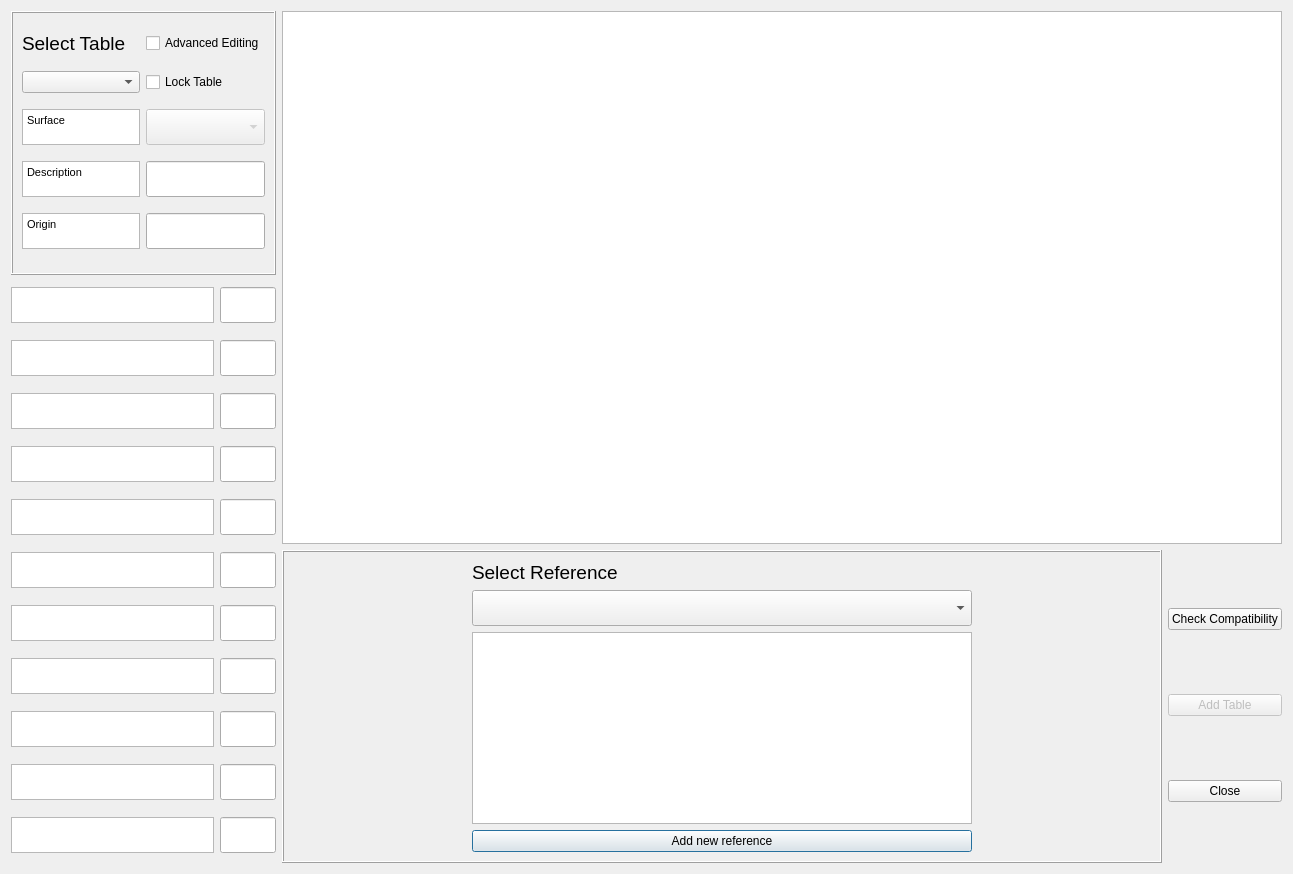
 <widget class="QDialog" name="urban_type_db_editorDialogBase">
  <property name="geometry">
   <rect>
    <x>0</x>
    <y>0</y>
    <width>1293</width>
    <height>874</height>
   </rect>
  </property>
  <property name="windowTitle">
   <string>Urban Type Database editor</string>
  </property>
  <layout class="QGridLayout" name="gridLayout_3">
   <item row="0" column="0">
    <widget class="QFrame" name="frame1">
     <property name="frameShape">
      <enum>QFrame::Box</enum>
     </property>
     <property name="frameShadow">
      <enum>QFrame::Raised</enum>
     </property>
     <layout class="QGridLayout" name="gridLayout_2">
      <item row="0" column="0">
       <widget class="QLabel" name="label_42">
        <property name="text">
         <string>&lt;!DOCTYPE HTML PUBLIC &quot;-//W3C//DTD HTML 4.0//EN&quot; &quot;http://www.w3.org/TR/REC-html40/strict.dtd&quot;&gt;
&lt;html&gt;&lt;head&gt;&lt;meta name=&quot;qrichtext&quot; content=&quot;1&quot; /&gt;&lt;style type=&quot;text/css&quot;&gt;
p, li { white-space: pre-wrap; }
&lt;/style&gt;&lt;/head&gt;&lt;body style=&quot; font-family:'MS Shell Dlg 2'; font-size:12pt; font-weight:400; font-style:normal;&quot;&gt;
&lt;p style=&quot; margin-top:0px; margin-bottom:0px; margin-left:0px; margin-right:0px; -qt-block-indent:0; text-indent:0px;&quot;&gt;&lt;span style=&quot; font-size:14pt;&quot;&gt;Select Table&lt;/span&gt;&lt;/p&gt;&lt;/body&gt;&lt;/html&gt;</string>
        </property>
       </widget>
      </item>
      <item row="2" column="0">
       <widget class="QComboBox" name="comboBoxTableSelect">
        <property name="toolTip">
         <string/>
        </property>
       </widget>
      </item>
      <item row="2" column="1">
       <widget class="QCheckBox" name="checkBoxA">
        <property name="text">
         <string>Lock Table</string>
        </property>
       </widget>
      </item>
      <item row="3" column="0">
       <widget class="QTextBrowser" name="textBrowser_Surface">
        <property name="sizePolicy">
         <sizepolicy hsizetype="Expanding" vsizetype="Fixed">
          <horstretch>0</horstretch>
          <verstretch>0</verstretch>
         </sizepolicy>
        </property>
        <property name="maximumSize">
         <size>
          <width>16777215</width>
          <height>36</height>
         </size>
        </property>
        <property name="html">
         <string>&lt;!DOCTYPE HTML PUBLIC &quot;-//W3C//DTD HTML 4.0//EN&quot; &quot;http://www.w3.org/TR/REC-html40/strict.dtd&quot;&gt;
&lt;html&gt;&lt;head&gt;&lt;meta name=&quot;qrichtext&quot; content=&quot;1&quot; /&gt;&lt;style type=&quot;text/css&quot;&gt;
p, li { white-space: pre-wrap; }
&lt;/style&gt;&lt;/head&gt;&lt;body style=&quot; font-family:'MS Shell Dlg 2'; font-size:8.25pt; font-weight:400; font-style:normal;&quot;&gt;
&lt;p style=&quot; margin-top:0px; margin-bottom:0px; margin-left:0px; margin-right:0px; -qt-block-indent:0; text-indent:0px;&quot;&gt;&lt;span style=&quot; font-size:8pt;&quot;&gt;Surface&lt;/span&gt;&lt;/p&gt;&lt;/body&gt;&lt;/html&gt;</string>
        </property>
       </widget>
      </item>
      <item row="3" column="1">
       <widget class="QComboBox" name="comboBoxSurface">
        <property name="enabled">
         <bool>false</bool>
        </property>
        <property name="sizePolicy">
         <sizepolicy hsizetype="Expanding" vsizetype="Fixed">
          <horstretch>0</horstretch>
          <verstretch>0</verstretch>
         </sizepolicy>
        </property>
        <property name="maximumSize">
         <size>
          <width>16777215</width>
          <height>36</height>
         </size>
        </property>
        <property name="currentIndex">
         <number>0</number>
        </property>
        <item>
         <property name="text">
          <string/>
         </property>
        </item>
        <item>
         <property name="text">
          <string>Paved</string>
         </property>
        </item>
        <item>
         <property name="text">
          <string>Building</string>
         </property>
        </item>
        <item>
         <property name="text">
          <string>Evergreen Tree</string>
         </property>
        </item>
        <item>
         <property name="text">
          <string>Decidous Tree</string>
         </property>
        </item>
        <item>
         <property name="text">
          <string>Grass</string>
         </property>
        </item>
        <item>
         <property name="text">
          <string>Bare Soil</string>
         </property>
        </item>
        <item>
         <property name="text">
          <string>Grass</string>
         </property>
        </item>
        <item>
         <property name="text">
          <string>Water</string>
         </property>
        </item>
       </widget>
      </item>
      <item row="4" column="0">
       <widget class="QTextBrowser" name="textBrowserDesc">
        <property name="sizePolicy">
         <sizepolicy hsizetype="Expanding" vsizetype="Fixed">
          <horstretch>0</horstretch>
          <verstretch>0</verstretch>
         </sizepolicy>
        </property>
        <property name="maximumSize">
         <size>
          <width>16777215</width>
          <height>36</height>
         </size>
        </property>
        <property name="html">
         <string>&lt;!DOCTYPE HTML PUBLIC &quot;-//W3C//DTD HTML 4.0//EN&quot; &quot;http://www.w3.org/TR/REC-html40/strict.dtd&quot;&gt;
&lt;html&gt;&lt;head&gt;&lt;meta name=&quot;qrichtext&quot; content=&quot;1&quot; /&gt;&lt;style type=&quot;text/css&quot;&gt;
p, li { white-space: pre-wrap; }
&lt;/style&gt;&lt;/head&gt;&lt;body style=&quot; font-family:'MS Shell Dlg 2'; font-size:8.25pt; font-weight:400; font-style:normal;&quot;&gt;
&lt;p style=&quot; margin-top:0px; margin-bottom:0px; margin-left:0px; margin-right:0px; -qt-block-indent:0; text-indent:0px;&quot;&gt;&lt;span style=&quot; font-size:8pt;&quot;&gt;Description&lt;/span&gt;&lt;/p&gt;&lt;/body&gt;&lt;/html&gt;</string>
        </property>
       </widget>
      </item>
      <item row="4" column="1">
       <widget class="QgsFilterLineEdit" name="textEditDesc">
        <property name="maximumSize">
         <size>
          <width>16777215</width>
          <height>36</height>
         </size>
        </property>
        <property name="inputMethodHints">
         <set>Qt::ImhNone</set>
        </property>
        <property name="qgisRelation" stdset="0">
         <string notr="true"/>
        </property>
       </widget>
      </item>
      <item row="5" column="0">
       <widget class="QTextBrowser" name="textBrowserOrig">
        <property name="sizePolicy">
         <sizepolicy hsizetype="Expanding" vsizetype="Fixed">
          <horstretch>0</horstretch>
          <verstretch>0</verstretch>
         </sizepolicy>
        </property>
        <property name="maximumSize">
         <size>
          <width>16777215</width>
          <height>36</height>
         </size>
        </property>
        <property name="html">
         <string>&lt;!DOCTYPE HTML PUBLIC &quot;-//W3C//DTD HTML 4.0//EN&quot; &quot;http://www.w3.org/TR/REC-html40/strict.dtd&quot;&gt;
&lt;html&gt;&lt;head&gt;&lt;meta name=&quot;qrichtext&quot; content=&quot;1&quot; /&gt;&lt;style type=&quot;text/css&quot;&gt;
p, li { white-space: pre-wrap; }
&lt;/style&gt;&lt;/head&gt;&lt;body style=&quot; font-family:'MS Shell Dlg 2'; font-size:8.25pt; font-weight:400; font-style:normal;&quot;&gt;
&lt;p style=&quot; margin-top:0px; margin-bottom:0px; margin-left:0px; margin-right:0px; -qt-block-indent:0; text-indent:0px;&quot;&gt;&lt;span style=&quot; font-size:8pt;&quot;&gt;Origin&lt;/span&gt;&lt;/p&gt;&lt;/body&gt;&lt;/html&gt;</string>
        </property>
       </widget>
      </item>
      <item row="5" column="1">
       <widget class="QgsFilterLineEdit" name="textEditOrig">
        <property name="maximumSize">
         <size>
          <width>16777215</width>
          <height>36</height>
         </size>
        </property>
        <property name="qgisRelation" stdset="0">
         <string notr="true"/>
        </property>
       </widget>
      </item>
      <item row="0" column="1">
       <widget class="QCheckBox" name="checkBoxAdvanced">
        <property name="text">
         <string>Advanced Editing</string>
        </property>
       </widget>
      </item>
     </layout>
    </widget>
   </item>
   <item row="0" column="1" rowspan="2" colspan="2">
    <widget class="QTextBrowser" name="textBrowserDf">
     <property name="enabled">
      <bool>true</bool>
     </property>
     <property name="sizePolicy">
      <sizepolicy hsizetype="Preferred" vsizetype="Preferred">
       <horstretch>0</horstretch>
       <verstretch>0</verstretch>
      </sizepolicy>
     </property>
     <property name="minimumSize">
      <size>
       <width>1000</width>
       <height>0</height>
      </size>
     </property>
     <property name="maximumSize">
      <size>
       <width>16777215</width>
       <height>16777215</height>
      </size>
     </property>
    </widget>
   </item>
   <item row="1" column="0" rowspan="2">
    <layout class="QGridLayout" name="gridLayout">
     <property name="verticalSpacing">
      <number>11</number>
     </property>
     <item row="11" column="1">
      <widget class="QgsFilterLineEdit" name="textEdit_Edit_5">
       <property name="maximumSize">
        <size>
         <width>16777215</width>
         <height>36</height>
        </size>
       </property>
       <property name="qgisRelation" stdset="0">
        <string notr="true"/>
       </property>
      </widget>
     </item>
     <item row="12" column="0">
      <widget class="QTextBrowser" name="textBrowser_6">
       <property name="sizePolicy">
        <sizepolicy hsizetype="Expanding" vsizetype="Fixed">
         <horstretch>0</horstretch>
         <verstretch>0</verstretch>
        </sizepolicy>
       </property>
       <property name="maximumSize">
        <size>
         <width>16777215</width>
         <height>36</height>
        </size>
       </property>
       <property name="html">
        <string>&lt;!DOCTYPE HTML PUBLIC &quot;-//W3C//DTD HTML 4.0//EN&quot; &quot;http://www.w3.org/TR/REC-html40/strict.dtd&quot;&gt;
&lt;html&gt;&lt;head&gt;&lt;meta name=&quot;qrichtext&quot; content=&quot;1&quot; /&gt;&lt;style type=&quot;text/css&quot;&gt;
p, li { white-space: pre-wrap; }
&lt;/style&gt;&lt;/head&gt;&lt;body style=&quot; font-family:'MS Shell Dlg 2'; font-size:8.25pt; font-weight:400; font-style:normal;&quot;&gt;
&lt;p style=&quot;-qt-paragraph-type:empty; margin-top:0px; margin-bottom:0px; margin-left:0px; margin-right:0px; -qt-block-indent:0; text-indent:0px; font-size:12pt;&quot;&gt;&lt;br /&gt;&lt;/p&gt;&lt;/body&gt;&lt;/html&gt;</string>
       </property>
      </widget>
     </item>
     <item row="10" column="1">
      <widget class="QgsFilterLineEdit" name="textEdit_Edit_4">
       <property name="maximumSize">
        <size>
         <width>16777215</width>
         <height>36</height>
        </size>
       </property>
       <property name="qgisRelation" stdset="0">
        <string notr="true"/>
       </property>
      </widget>
     </item>
     <item row="16" column="0">
      <widget class="QTextBrowser" name="textBrowser_10">
       <property name="sizePolicy">
        <sizepolicy hsizetype="Expanding" vsizetype="Fixed">
         <horstretch>0</horstretch>
         <verstretch>0</verstretch>
        </sizepolicy>
       </property>
       <property name="maximumSize">
        <size>
         <width>16777215</width>
         <height>36</height>
        </size>
       </property>
       <property name="html">
        <string>&lt;!DOCTYPE HTML PUBLIC &quot;-//W3C//DTD HTML 4.0//EN&quot; &quot;http://www.w3.org/TR/REC-html40/strict.dtd&quot;&gt;
&lt;html&gt;&lt;head&gt;&lt;meta name=&quot;qrichtext&quot; content=&quot;1&quot; /&gt;&lt;style type=&quot;text/css&quot;&gt;
p, li { white-space: pre-wrap; }
&lt;/style&gt;&lt;/head&gt;&lt;body style=&quot; font-family:'MS Shell Dlg 2'; font-size:8.25pt; font-weight:400; font-style:normal;&quot;&gt;
&lt;p style=&quot;-qt-paragraph-type:empty; margin-top:0px; margin-bottom:0px; margin-left:0px; margin-right:0px; -qt-block-indent:0; text-indent:0px; font-size:12pt;&quot;&gt;&lt;br /&gt;&lt;/p&gt;&lt;/body&gt;&lt;/html&gt;</string>
       </property>
      </widget>
     </item>
     <item row="6" column="1">
      <widget class="QgsFilterLineEdit" name="textEdit_Edit_0">
       <property name="maximumSize">
        <size>
         <width>16777215</width>
         <height>36</height>
        </size>
       </property>
       <property name="qgisRelation" stdset="0">
        <string notr="true"/>
       </property>
      </widget>
     </item>
     <item row="15" column="0">
      <widget class="QTextBrowser" name="textBrowser_9">
       <property name="sizePolicy">
        <sizepolicy hsizetype="Expanding" vsizetype="Fixed">
         <horstretch>0</horstretch>
         <verstretch>0</verstretch>
        </sizepolicy>
       </property>
       <property name="maximumSize">
        <size>
         <width>16777215</width>
         <height>36</height>
        </size>
       </property>
       <property name="html">
        <string>&lt;!DOCTYPE HTML PUBLIC &quot;-//W3C//DTD HTML 4.0//EN&quot; &quot;http://www.w3.org/TR/REC-html40/strict.dtd&quot;&gt;
&lt;html&gt;&lt;head&gt;&lt;meta name=&quot;qrichtext&quot; content=&quot;1&quot; /&gt;&lt;style type=&quot;text/css&quot;&gt;
p, li { white-space: pre-wrap; }
&lt;/style&gt;&lt;/head&gt;&lt;body style=&quot; font-family:'MS Shell Dlg 2'; font-size:8.25pt; font-weight:400; font-style:normal;&quot;&gt;
&lt;p style=&quot;-qt-paragraph-type:empty; margin-top:0px; margin-bottom:0px; margin-left:0px; margin-right:0px; -qt-block-indent:0; text-indent:0px; font-size:12pt;&quot;&gt;&lt;br /&gt;&lt;/p&gt;&lt;/body&gt;&lt;/html&gt;</string>
       </property>
      </widget>
     </item>
     <item row="14" column="0">
      <widget class="QTextBrowser" name="textBrowser_8">
       <property name="sizePolicy">
        <sizepolicy hsizetype="Expanding" vsizetype="Fixed">
         <horstretch>0</horstretch>
         <verstretch>0</verstretch>
        </sizepolicy>
       </property>
       <property name="maximumSize">
        <size>
         <width>16777215</width>
         <height>36</height>
        </size>
       </property>
       <property name="html">
        <string>&lt;!DOCTYPE HTML PUBLIC &quot;-//W3C//DTD HTML 4.0//EN&quot; &quot;http://www.w3.org/TR/REC-html40/strict.dtd&quot;&gt;
&lt;html&gt;&lt;head&gt;&lt;meta name=&quot;qrichtext&quot; content=&quot;1&quot; /&gt;&lt;style type=&quot;text/css&quot;&gt;
p, li { white-space: pre-wrap; }
&lt;/style&gt;&lt;/head&gt;&lt;body style=&quot; font-family:'MS Shell Dlg 2'; font-size:8.25pt; font-weight:400; font-style:normal;&quot;&gt;
&lt;p style=&quot;-qt-paragraph-type:empty; margin-top:0px; margin-bottom:0px; margin-left:0px; margin-right:0px; -qt-block-indent:0; text-indent:0px; font-size:12pt;&quot;&gt;&lt;br /&gt;&lt;/p&gt;&lt;/body&gt;&lt;/html&gt;</string>
       </property>
      </widget>
     </item>
     <item row="7" column="0">
      <widget class="QTextBrowser" name="textBrowser_1">
       <property name="sizePolicy">
        <sizepolicy hsizetype="Expanding" vsizetype="Fixed">
         <horstretch>0</horstretch>
         <verstretch>0</verstretch>
        </sizepolicy>
       </property>
       <property name="maximumSize">
        <size>
         <width>16777215</width>
         <height>36</height>
        </size>
       </property>
       <property name="html">
        <string>&lt;!DOCTYPE HTML PUBLIC &quot;-//W3C//DTD HTML 4.0//EN&quot; &quot;http://www.w3.org/TR/REC-html40/strict.dtd&quot;&gt;
&lt;html&gt;&lt;head&gt;&lt;meta name=&quot;qrichtext&quot; content=&quot;1&quot; /&gt;&lt;style type=&quot;text/css&quot;&gt;
p, li { white-space: pre-wrap; }
&lt;/style&gt;&lt;/head&gt;&lt;body style=&quot; font-family:'MS Shell Dlg 2'; font-size:8.25pt; font-weight:400; font-style:normal;&quot;&gt;
&lt;p style=&quot;-qt-paragraph-type:empty; margin-top:0px; margin-bottom:0px; margin-left:0px; margin-right:0px; -qt-block-indent:0; text-indent:0px; font-size:12pt;&quot;&gt;&lt;br /&gt;&lt;/p&gt;&lt;/body&gt;&lt;/html&gt;</string>
       </property>
      </widget>
     </item>
     <item row="7" column="1">
      <widget class="QgsFilterLineEdit" name="textEdit_Edit_1">
       <property name="maximumSize">
        <size>
         <width>16777215</width>
         <height>36</height>
        </size>
       </property>
       <property name="qgisRelation" stdset="0">
        <string notr="true"/>
       </property>
      </widget>
     </item>
     <item row="8" column="0">
      <widget class="QTextBrowser" name="textBrowser_2">
       <property name="sizePolicy">
        <sizepolicy hsizetype="Expanding" vsizetype="Fixed">
         <horstretch>0</horstretch>
         <verstretch>0</verstretch>
        </sizepolicy>
       </property>
       <property name="maximumSize">
        <size>
         <width>16777215</width>
         <height>36</height>
        </size>
       </property>
       <property name="html">
        <string>&lt;!DOCTYPE HTML PUBLIC &quot;-//W3C//DTD HTML 4.0//EN&quot; &quot;http://www.w3.org/TR/REC-html40/strict.dtd&quot;&gt;
&lt;html&gt;&lt;head&gt;&lt;meta name=&quot;qrichtext&quot; content=&quot;1&quot; /&gt;&lt;style type=&quot;text/css&quot;&gt;
p, li { white-space: pre-wrap; }
&lt;/style&gt;&lt;/head&gt;&lt;body style=&quot; font-family:'MS Shell Dlg 2'; font-size:8.25pt; font-weight:400; font-style:normal;&quot;&gt;
&lt;p style=&quot;-qt-paragraph-type:empty; margin-top:0px; margin-bottom:0px; margin-left:0px; margin-right:0px; -qt-block-indent:0; text-indent:0px; font-size:12pt;&quot;&gt;&lt;br /&gt;&lt;/p&gt;&lt;/body&gt;&lt;/html&gt;</string>
       </property>
      </widget>
     </item>
     <item row="9" column="1">
      <widget class="QgsFilterLineEdit" name="textEdit_Edit_3">
       <property name="maximumSize">
        <size>
         <width>16777215</width>
         <height>36</height>
        </size>
       </property>
       <property name="qgisRelation" stdset="0">
        <string notr="true"/>
       </property>
      </widget>
     </item>
     <item row="8" column="1">
      <widget class="QgsFilterLineEdit" name="textEdit_Edit_2">
       <property name="maximumSize">
        <size>
         <width>16777215</width>
         <height>36</height>
        </size>
       </property>
       <property name="qgisRelation" stdset="0">
        <string notr="true"/>
       </property>
      </widget>
     </item>
     <item row="13" column="0">
      <widget class="QTextBrowser" name="textBrowser_7">
       <property name="sizePolicy">
        <sizepolicy hsizetype="Expanding" vsizetype="Fixed">
         <horstretch>0</horstretch>
         <verstretch>0</verstretch>
        </sizepolicy>
       </property>
       <property name="maximumSize">
        <size>
         <width>16777215</width>
         <height>36</height>
        </size>
       </property>
       <property name="html">
        <string>&lt;!DOCTYPE HTML PUBLIC &quot;-//W3C//DTD HTML 4.0//EN&quot; &quot;http://www.w3.org/TR/REC-html40/strict.dtd&quot;&gt;
&lt;html&gt;&lt;head&gt;&lt;meta name=&quot;qrichtext&quot; content=&quot;1&quot; /&gt;&lt;style type=&quot;text/css&quot;&gt;
p, li { white-space: pre-wrap; }
&lt;/style&gt;&lt;/head&gt;&lt;body style=&quot; font-family:'MS Shell Dlg 2'; font-size:8.25pt; font-weight:400; font-style:normal;&quot;&gt;
&lt;p style=&quot;-qt-paragraph-type:empty; margin-top:0px; margin-bottom:0px; margin-left:0px; margin-right:0px; -qt-block-indent:0; text-indent:0px; font-size:12pt;&quot;&gt;&lt;br /&gt;&lt;/p&gt;&lt;/body&gt;&lt;/html&gt;</string>
       </property>
      </widget>
     </item>
     <item row="9" column="0">
      <widget class="QTextBrowser" name="textBrowser_3">
       <property name="sizePolicy">
        <sizepolicy hsizetype="Expanding" vsizetype="Fixed">
         <horstretch>0</horstretch>
         <verstretch>0</verstretch>
        </sizepolicy>
       </property>
       <property name="maximumSize">
        <size>
         <width>16777215</width>
         <height>36</height>
        </size>
       </property>
       <property name="html">
        <string>&lt;!DOCTYPE HTML PUBLIC &quot;-//W3C//DTD HTML 4.0//EN&quot; &quot;http://www.w3.org/TR/REC-html40/strict.dtd&quot;&gt;
&lt;html&gt;&lt;head&gt;&lt;meta name=&quot;qrichtext&quot; content=&quot;1&quot; /&gt;&lt;style type=&quot;text/css&quot;&gt;
p, li { white-space: pre-wrap; }
&lt;/style&gt;&lt;/head&gt;&lt;body style=&quot; font-family:'MS Shell Dlg 2'; font-size:8.25pt; font-weight:400; font-style:normal;&quot;&gt;
&lt;p style=&quot;-qt-paragraph-type:empty; margin-top:0px; margin-bottom:0px; margin-left:0px; margin-right:0px; -qt-block-indent:0; text-indent:0px; font-size:12pt;&quot;&gt;&lt;br /&gt;&lt;/p&gt;&lt;/body&gt;&lt;/html&gt;</string>
       </property>
      </widget>
     </item>
     <item row="6" column="0">
      <widget class="QTextBrowser" name="textBrowser_0">
       <property name="sizePolicy">
        <sizepolicy hsizetype="Expanding" vsizetype="Fixed">
         <horstretch>0</horstretch>
         <verstretch>0</verstretch>
        </sizepolicy>
       </property>
       <property name="maximumSize">
        <size>
         <width>16777215</width>
         <height>36</height>
        </size>
       </property>
       <property name="html">
        <string>&lt;!DOCTYPE HTML PUBLIC &quot;-//W3C//DTD HTML 4.0//EN&quot; &quot;http://www.w3.org/TR/REC-html40/strict.dtd&quot;&gt;
&lt;html&gt;&lt;head&gt;&lt;meta name=&quot;qrichtext&quot; content=&quot;1&quot; /&gt;&lt;style type=&quot;text/css&quot;&gt;
p, li { white-space: pre-wrap; }
&lt;/style&gt;&lt;/head&gt;&lt;body style=&quot; font-family:'MS Shell Dlg 2'; font-size:8.25pt; font-weight:400; font-style:normal;&quot;&gt;
&lt;p style=&quot;-qt-paragraph-type:empty; margin-top:0px; margin-bottom:0px; margin-left:0px; margin-right:0px; -qt-block-indent:0; text-indent:0px; font-size:12pt;&quot;&gt;&lt;br /&gt;&lt;/p&gt;&lt;/body&gt;&lt;/html&gt;</string>
       </property>
      </widget>
     </item>
     <item row="10" column="0">
      <widget class="QTextBrowser" name="textBrowser_4">
       <property name="sizePolicy">
        <sizepolicy hsizetype="Expanding" vsizetype="Fixed">
         <horstretch>0</horstretch>
         <verstretch>0</verstretch>
        </sizepolicy>
       </property>
       <property name="maximumSize">
        <size>
         <width>16777215</width>
         <height>36</height>
        </size>
       </property>
       <property name="html">
        <string>&lt;!DOCTYPE HTML PUBLIC &quot;-//W3C//DTD HTML 4.0//EN&quot; &quot;http://www.w3.org/TR/REC-html40/strict.dtd&quot;&gt;
&lt;html&gt;&lt;head&gt;&lt;meta name=&quot;qrichtext&quot; content=&quot;1&quot; /&gt;&lt;style type=&quot;text/css&quot;&gt;
p, li { white-space: pre-wrap; }
&lt;/style&gt;&lt;/head&gt;&lt;body style=&quot; font-family:'MS Shell Dlg 2'; font-size:8.25pt; font-weight:400; font-style:normal;&quot;&gt;
&lt;p style=&quot;-qt-paragraph-type:empty; margin-top:0px; margin-bottom:0px; margin-left:0px; margin-right:0px; -qt-block-indent:0; text-indent:0px; font-size:12pt;&quot;&gt;&lt;br /&gt;&lt;/p&gt;&lt;/body&gt;&lt;/html&gt;</string>
       </property>
      </widget>
     </item>
     <item row="11" column="0">
      <widget class="QTextBrowser" name="textBrowser_5">
       <property name="sizePolicy">
        <sizepolicy hsizetype="Expanding" vsizetype="Fixed">
         <horstretch>0</horstretch>
         <verstretch>0</verstretch>
        </sizepolicy>
       </property>
       <property name="maximumSize">
        <size>
         <width>16777215</width>
         <height>36</height>
        </size>
       </property>
       <property name="html">
        <string>&lt;!DOCTYPE HTML PUBLIC &quot;-//W3C//DTD HTML 4.0//EN&quot; &quot;http://www.w3.org/TR/REC-html40/strict.dtd&quot;&gt;
&lt;html&gt;&lt;head&gt;&lt;meta name=&quot;qrichtext&quot; content=&quot;1&quot; /&gt;&lt;style type=&quot;text/css&quot;&gt;
p, li { white-space: pre-wrap; }
&lt;/style&gt;&lt;/head&gt;&lt;body style=&quot; font-family:'MS Shell Dlg 2'; font-size:8.25pt; font-weight:400; font-style:normal;&quot;&gt;
&lt;p style=&quot;-qt-paragraph-type:empty; margin-top:0px; margin-bottom:0px; margin-left:0px; margin-right:0px; -qt-block-indent:0; text-indent:0px; font-size:12pt;&quot;&gt;&lt;br /&gt;&lt;/p&gt;&lt;/body&gt;&lt;/html&gt;</string>
       </property>
      </widget>
     </item>
     <item row="12" column="1">
      <widget class="QgsFilterLineEdit" name="textEdit_Edit_6">
       <property name="maximumSize">
        <size>
         <width>16777215</width>
         <height>36</height>
        </size>
       </property>
       <property name="qgisRelation" stdset="0">
        <string notr="true"/>
       </property>
      </widget>
     </item>
     <item row="13" column="1">
      <widget class="QgsFilterLineEdit" name="textEdit_Edit_7">
       <property name="maximumSize">
        <size>
         <width>16777215</width>
         <height>36</height>
        </size>
       </property>
       <property name="qgisRelation" stdset="0">
        <string notr="true"/>
       </property>
      </widget>
     </item>
     <item row="14" column="1">
      <widget class="QgsFilterLineEdit" name="textEdit_Edit_8">
       <property name="maximumSize">
        <size>
         <width>16777215</width>
         <height>36</height>
        </size>
       </property>
       <property name="qgisRelation" stdset="0">
        <string notr="true"/>
       </property>
      </widget>
     </item>
     <item row="15" column="1">
      <widget class="QgsFilterLineEdit" name="textEdit_Edit_9">
       <property name="maximumSize">
        <size>
         <width>16777215</width>
         <height>36</height>
        </size>
       </property>
       <property name="qgisRelation" stdset="0">
        <string notr="true"/>
       </property>
      </widget>
     </item>
     <item row="16" column="1">
      <widget class="QgsFilterLineEdit" name="textEdit_Edit_10">
       <property name="maximumSize">
        <size>
         <width>16777215</width>
         <height>36</height>
        </size>
       </property>
       <property name="qgisRelation" stdset="0">
        <string notr="true"/>
       </property>
      </widget>
     </item>
    </layout>
   </item>
   <item row="2" column="1">
    <widget class="QFrame" name="frame1_2">
     <property name="frameShape">
      <enum>QFrame::Box</enum>
     </property>
     <property name="frameShadow">
      <enum>QFrame::Raised</enum>
     </property>
     <layout class="QGridLayout" name="gridLayout_6">
      <item row="2" column="0">
       <layout class="QGridLayout" name="gridLayout_4">
        <item row="1" column="0">
         <widget class="QComboBox" name="comboBoxRef">
          <property name="sizePolicy">
           <sizepolicy hsizetype="Expanding" vsizetype="Fixed">
            <horstretch>0</horstretch>
            <verstretch>0</verstretch>
           </sizepolicy>
          </property>
          <property name="minimumSize">
           <size>
            <width>0</width>
            <height>36</height>
           </size>
          </property>
          <property name="maximumSize">
           <size>
            <width>500</width>
            <height>36</height>
           </size>
          </property>
          <item>
           <property name="text">
            <string/>
           </property>
          </item>
         </widget>
        </item>
        <item row="2" column="0">
         <widget class="QTextBrowser" name="textBrowserRef">
          <property name="sizePolicy">
           <sizepolicy hsizetype="Expanding" vsizetype="Preferred">
            <horstretch>0</horstretch>
            <verstretch>0</verstretch>
           </sizepolicy>
          </property>
          <property name="maximumSize">
           <size>
            <width>500</width>
            <height>16777215</height>
           </size>
          </property>
         </widget>
        </item>
       </layout>
      </item>
      <item row="1" column="0">
       <widget class="QLabel" name="label_43">
        <property name="text">
         <string>&lt;!DOCTYPE HTML PUBLIC &quot;-//W3C//DTD HTML 4.0//EN&quot; &quot;http://www.w3.org/TR/REC-html40/strict.dtd&quot;&gt;
&lt;html&gt;&lt;head&gt;&lt;meta name=&quot;qrichtext&quot; content=&quot;1&quot; /&gt;&lt;style type=&quot;text/css&quot;&gt;
p, li { white-space: pre-wrap; }
&lt;/style&gt;&lt;/head&gt;&lt;body style=&quot; font-family:'MS Shell Dlg 2'; font-size:12pt; font-weight:400; font-style:normal;&quot;&gt;
&lt;p style=&quot; margin-top:0px; margin-bottom:0px; margin-left:0px; margin-right:0px; -qt-block-indent:0; text-indent:0px;&quot;&gt;&lt;span style=&quot; font-size:14pt;&quot;&gt;Select Reference&lt;/span&gt;&lt;/p&gt;&lt;/body&gt;&lt;/html&gt;</string>
        </property>
       </widget>
      </item>
      <item row="3" column="0">
       <widget class="QPushButton" name="pushButtonToRefManager">
        <property name="text">
         <string>Add new reference</string>
        </property>
       </widget>
      </item>
     </layout>
    </widget>
   </item>
   <item row="2" column="2">
    <layout class="QGridLayout" name="gridLayout_8">
     <item row="0" column="0">
      <widget class="QPushButton" name="pushButtonCheck">
       <property name="text">
        <string>Check Compatibility</string>
       </property>
      </widget>
     </item>
     <item row="2" column="0">
      <widget class="QPushButton" name="pushButtonCancel">
       <property name="text">
        <string>Close</string>
       </property>
      </widget>
     </item>
     <item row="1" column="0">
      <widget class="QPushButton" name="pushButtonGen">
       <property name="enabled">
        <bool>false</bool>
       </property>
       <property name="text">
        <string>Add Table</string>
       </property>
      </widget>
     </item>
    </layout>
   </item>
  </layout>
 </widget>
